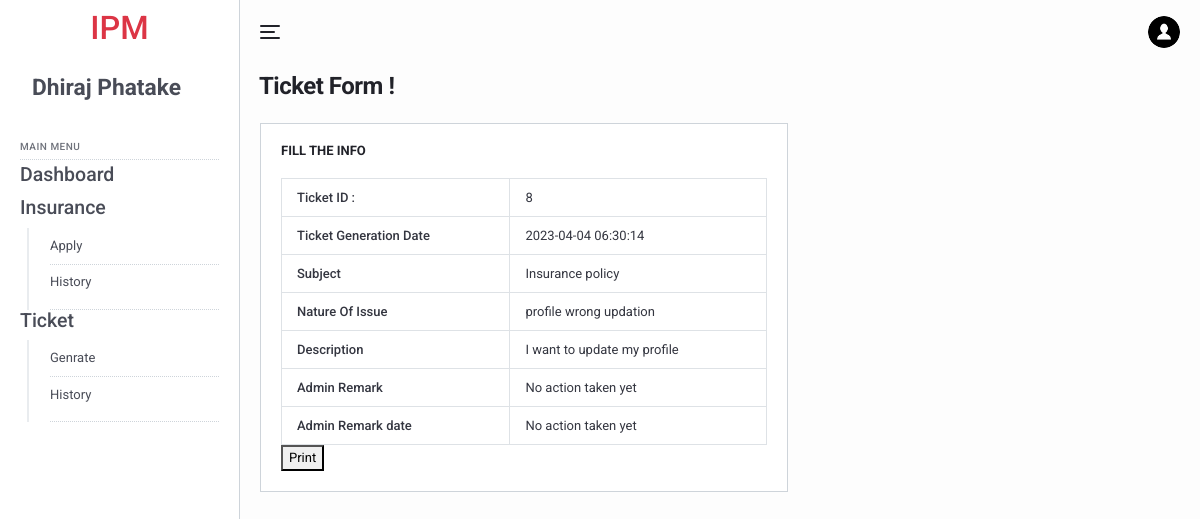
/ipm/user/ticket-view.php?ticid=8 (signed in), run on the app's committed database.
### tables this page shows
CREATE TABLE `tbluser` (
  `ID` int(11) NOT NULL,
  `FullName` varchar(120) DEFAULT NULL,
  `ContactNo` bigint(10) DEFAULT NULL,
  `Email` varchar(120) DEFAULT NULL,
  `Gender` enum('Male','Female') DEFAULT NULL,
  `Password` varchar(120) DEFAULT NULL,
  `CreationDate` timestamp NOT NULL DEFAULT current_timestamp()
);

CREATE TABLE `tblticket` (
  `ID` int(11) NOT NULL,
  `UserId` varchar(25) DEFAULT NULL,
  `Subject` varchar(45) DEFAULT NULL,
  `NatureofIssue` varchar(120) DEFAULT NULL,
  `Description` varchar(120) DEFAULT NULL,
  `AdminRemark` varchar(120) DEFAULT NULL,
  `TicketGenerationDate` timestamp NULL DEFAULT current_timestamp(),
  `AdminRemarkdate` timestamp NULL DEFAULT NULL ON UPDATE current_timestamp()
);

### ipm/user/ticket-view.php (the view, shortened to what this page needs)
<?php
include('includes/dbconnection.php');
if (strlen($_SESSION['uid']==0)) {
  header('location:logout.php');
  } else{
  ?>
<!DOCTYPE html>
<html lang="en">
  <head>
    <link href="../lib/fontawesome-free/css/all.min.css" rel="stylesheet">
    <link href="../lib/ionicons/css/ionicons.min.css" rel="stylesheet">
    <link href="../lib/typicons.font/typicons.css" rel="stylesheet">
    <link href="../lib/morris.js/morris.css" rel="stylesheet">
    <link href="../lib/flag-icon-css/css/flag-icon.min.css" rel="stylesheet">
    <link href="../lib/jqvmap/jqvmap.min.css" rel="stylesheet">
    <link rel="stylesheet" href="../css/azia.css">
  </head>
  <body class="az-body az-body-sidebar">
<?php include_once('includes/sidebar.php');?>
    <div class="az-content az-content-dashboard-two">
<?php include_once('includes/header.php');?>
      <div class="az-content-header d-block d-md-flex">
        <div>
          <h2 class="az-content-title mg-b-5 mg-b-lg-8">Ticket Form !</h2>
        </div>
      </div>
      <div class="az-content-body">
        <div class="row row-sm mg-b-20 mg-lg-b-0">
          <div class="col-md-12 col-xl-7">
            <div class="card card-table-two">
              <h6 class="card-title"> Fill the Info</h6>
            <form method="post">
         <?php
$cid=$_GET['ticid'];
$ret=mysqli_query($con,"select * from tblticket where ID='$cid'");
while ($row=mysqli_fetch_array($ret)) {
?>
<table border="1" class="table table-bordered mg-b-0">
  <tr>
    <th>Ticket ID :</th>
    <td><?php  echo $row['ID'];?></td>
  </tr>
   <tr>
    <th>Ticket Generation Date</th>
    <td><?php  echo $row['TicketGenerationDate'];?></td>
  </tr>
<tr>
    <th>Subject</th>
    <td><?php  echo $row['Subject'];?></td>
  </tr>
<tr>
    <th>Nature Of Issue</th>
    <td><?php  echo $row['NatureofIssue'];?></td>
  </tr>
  <tr>
    <th>Description</th>
    <td><?php  echo $row['Description'];?></td>
  </tr>
  <tr>
    <th>Admin Remark</th>
    <td><?php
if($row['AdminRemark']==""){
  echo "No action taken yet";
} else {
      echo $row['AdminRemark'];
    }?></td>
  </tr>
  <tr>
    <th>Admin Remark date</th>
    <td>
<?php
if($row['AdminRemarkdate']==""){
  echo "No action taken yet";
} else {
      echo $row['AdminRemarkdate'];
    }?>
</td>
</tr>
</table>
<?php } ?>
<button onclick="window.print()">Print</button>
</body>
</html>
<?php } ?>

### ipm/user/includes/sidebar.php (shortened to what this page needs)
<div class="az-sidebar">
    <div class="az-sidebar-header text-center justify-content-center">
      <h1 class="text-bold text-danger">IPM</h1>
    </div>
    <div class="az-sidebar-loggedin">
      <div class="media-body">
          <?php
            $uid=$_SESSION['uid'];
            $ret=mysqli_query($con,"select FullName from tbluser where ID='$uid'");
            $row=mysqli_fetch_array($ret);
            $name=$row['FullName'];
          ?>
                <h3 style="font-weight: bold"><?php echo $name; ?></h3>
      </div>
    </div>
    <div class="az-sidebar-body">
       <ul class="nav">
        <li class="nav-label">Main Menu</li>
        <a href="dashboard.php" class="nav-sub-link"><h4>Dashboard</h4></a>
        <li class="nav-item show">
          <h4>Insurance</h4>
          <nav class="nav-sub">
            <a href="apply-forpolicy.php" class="nav-sub-link">Apply</a>
            <a href="policy-history.php" class="nav-sub-link">History</a>
          </nav>
        </li>
        <li class="nav-item show">
          <h4>Ticket</h4>
          <nav class="nav-sub">
            <a href="tickets.php" class="nav-sub-link">Genrate</a>
            <a href="ticket-history.php" class="nav-sub-link">History</a>
          </nav>
        </li>
        </ul>
    </div>
  </div>

### data on the page
tbluser: FullName "Dhiraj Phatake"
tblticket: ID "8", TicketGenerationDate "2023-04-04 06:30:14", Subject "Insurance policy", NatureofIssue "profile wrong updation", Description "I want to update my profile", shows "No action taken yet"
